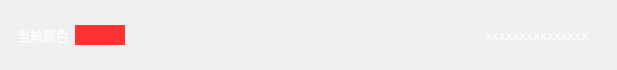
                  <widget class="QWidget" name="verticalWidget_30" native="true">
                   <property name="minimumSize">
                    <size>
                     <width>0</width>
                     <height>70</height>
                    </size>
                   </property>
                   <property name="maximumSize">
                    <size>
                     <width>16777215</width>
                     <height>70</height>
                    </size>
                   </property>
                   <property name="styleSheet">
                    <string notr="true">#verticalWidget_30{
	border: 1px solid rgba(197, 197, 197,50);
	
	background-color: rgba(255, 255, 255, 20);
	border-radius: 5px;
}</string>
                   </property>
                   <layout class="QHBoxLayout" name="horizontalLayout_39">
                    <item>
                     <widget class="QWidget" name="horizontalWidget_29" native="true">
                      <property name="minimumSize">
                       <size>
                        <width>0</width>
                        <height>40</height>
                       </size>
                      </property>
                      <property name="maximumSize">
                       <size>
                        <width>16777215</width>
                        <height>40</height>
                       </size>
                      </property>
                      <layout class="QVBoxLayout" name="verticalLayout_34">
                       <property name="spacing">
                        <number>0</number>
                       </property>
                       <property name="leftMargin">
                        <number>0</number>
                       </property>
                       <property name="topMargin">
                        <number>0</number>
                       </property>
                       <property name="rightMargin">
                        <number>0</number>
                       </property>
                       <property name="bottomMargin">
                        <number>0</number>
                       </property>
                      </layout>
                     </widget>
                    </item>
                    <item>
                     <widget class="QLabel" name="label_74">
                      <property name="font">
                       <font>
                        <family>OPPOSans B</family>
                        <pointsize>10</pointsize>
                        <stylestrategy>PreferAntialias</stylestrategy>
                       </font>
                      </property>
                      <property name="styleSheet">
                       <string notr="true">color: rgb(255, 255, 255);</string>
                      </property>
                      <property name="text">
                       <string>当前颜色</string>
                      </property>
                     </widget>
                    </item>
                    <item>
                     <widget class="QLabel" name="label_61">
                      <property name="minimumSize">
                       <size>
                        <width>50</width>
                        <height>0</height>
                       </size>
                      </property>
                      <property name="maximumSize">
                       <size>
                        <width>50</width>
                        <height>20</height>
                       </size>
                      </property>
                      <property name="styleSheet">
                       <string notr="true">background-color: rgb(255, 51, 51);</string>
                      </property>
                      <property name="text">
                       <string/>
                      </property>
                     </widget>
                    </item>
                    <item>
                     <spacer name="horizontalSpacer_68">
                      <property name="orientation">
                       <enum>Qt::Horizontal</enum>
                      </property>
                      <property name="sizeHint" stdset="0">
                       <size>
                        <width>352</width>
                        <height>20</height>
                       </size>
                      </property>
                     </spacer>
                    </item>
                    <item>
                     <widget class="QLineEdit" name="lineEdit_26">
                      <property name="font">
                       <font>
                        <family>OPPOSans B</family>
                        <pointsize>10</pointsize>
                        <stylestrategy>PreferAntialias</stylestrategy>
                       </font>
                      </property>
                      <property name="styleSheet">
                       <string notr="true">QLineEdit{
color: rgb(255, 255, 255);
border-radius: 14px;
	background-color: rgba(255, 255, 255, 0);
border: 0px solid rgba(255, 255, 255, 0);
}</string>
                      </property>
                      <property name="text">
                       <string>xxxxxxxxxxxxxxx</string>
                      </property>
                      <property name="readOnly">
                       <bool>true</bool>
                      </property>
                     </widget>
                    </item>
                   </layout>
                  </widget>
